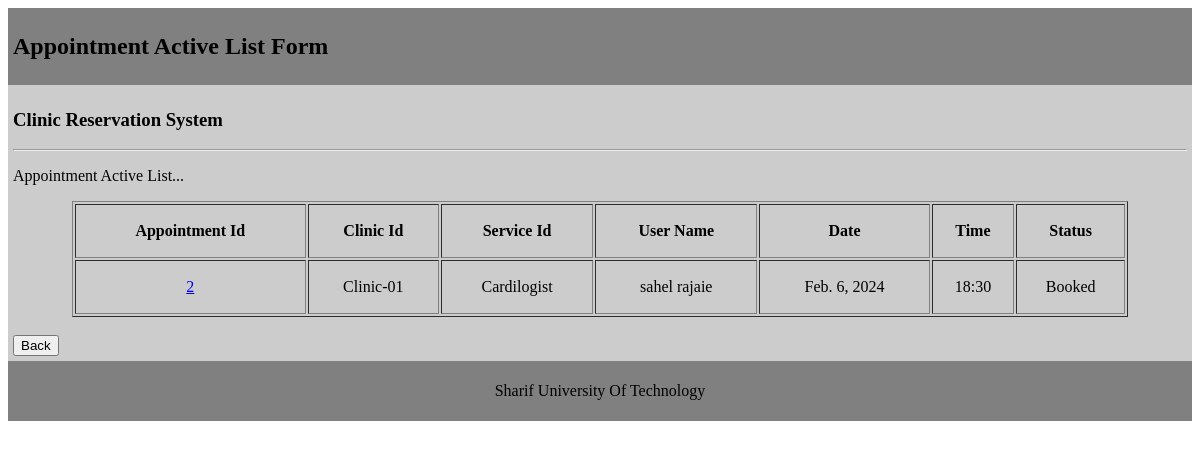
Screenshot of /clinicsystem/appointment_active_list/ with the database file from the repository.
### clinicsystem/models.py (models this page shows, shortened)
class Appointment(models.Model):
    AppointmentId = models.AutoField(primary_key=True, null=False, blank=False)
    ClinicId = models.ForeignKey(Clinic, on_delete=models.CASCADE)
    ServiceId = models.ForeignKey(Service, on_delete=models.CASCADE)
    UserName = models.ForeignKey(User, on_delete=models.CASCADE)
    Date = models.DateField(null=False, blank=False)
    Time = models.CharField(max_length=10, choices=[('16:00','16:00'), ('16:30','16:30'), ('17:00', '17:00'), ('17:30', '17:30'), ('18:00', '18:00'), ('18:30', '18:30'), ('19:00', '19:00')], default='16:00')
    Status = models.CharField(max_length=10, choices=[('Booked','Booked'), ('Cancelled','Cancelled'), ('Paid','Paid')], default='Booked')

class Clinic(models.Model):
    ClinicId = models.AutoField(primary_key=True, null=False, blank=False)
    Name = models.CharField(max_length=50, null=False, blank=False)
    Address = models.CharField(max_length=255, null=False, blank=False)
    Contact = models.CharField(max_length=50, null=False, blank=False)
    Availability = models.BooleanField(default=False, null=False, blank=False)
    def __str__(self):
        return self.Name

class Service(models.Model):
    ServiceId = models.AutoField(primary_key=True, null=False, blank=False)
    ClinicId = models.ForeignKey(Clinic, on_delete=models.CASCADE)
    Name = models.CharField(max_length=50, null=False, blank=False)
    Price = models.PositiveIntegerField(default=0, null=False, blank=False)
    def __str__(self):
        return self.Name

class User(models.Model):
    UserName = models.CharField(max_length=50, null=False, blank=False, primary_key=True)
    Name = models.CharField(max_length=50, null=False, blank=False)
    EMail = models.EmailField(max_length=255, null=False, blank=False)
    Password = models.CharField(max_length=50, null=False, blank=False)
    UserType = models.CharField(max_length=10, choices=[('Patient', 'Patient'), ('Staff', 'Staff')], default='Patient')
    IsLogin = models.BooleanField(default=False, null=False, blank=False)
    def __str__(self):
        return self.Name

### clinicsystem/views.py (the view)
# urls.py: path('clinicsystem/appointment_active_list/', views.appointmentActiveListView),
def appointmentActiveListView(request):
  appointmentList = models.Appointment.objects.all().filter(Status='Booked')
  return render(request, 'appointment_active_list.html', {'appointmentList':appointmentList})

### clinicsystem/templates/appointment_active_list.html (shortened to what this page needs)
<!DOCTYPE html>
<html>
<head>
</head>
<body>
    <div id="header">
        <h2>Appointment Active List Form</h2>
    </div>
    <div id="body">
        <h3>Clinic Reservation System</h3>
        <hr>
        <p>Appointment Active List...</p>
        <table align="center" width="90%" border="1px solid black">
            <tr>
                <th>
                    <p>Appointment Id
                </th>
                <th>
                    <p>Clinic Id
                </th>
                <th>
                    <p>Service Id
                </th>
                <th>
                    <p>User Name
                </th>
                <th>
                    <p>Date
                </th>
                <th>
                    <p>Time
                </th>
                <th>
                    <p>Status
                </th>
            </tr>
            {% for appointment in appointmentList %}
            <tr align="center">
                <td><a href="#">{{ appointment.AppointmentId }}</a></td>
                <td>
                    <p>{{ appointment.ClinicId }}</p>
                </td>
                <td>
                    <p>{{ appointment.ServiceId }}</p>
                </td>
                <td>
                    <p>{{ appointment.UserName }}</p>
                </td>
                <td>
                    <p>{{ appointment.Date }}</p>
                </td>
                <td>
                    <p>{{ appointment.Time }}</p>
                </td>
                <td>
                    <p>{{ appointment.Status }}</p>
                </td>
            </tr>
            {% endfor %}
        </table>
        <br>
        <button onclick="history.back();">Back</button>
    </div>
    <div id="footer">
        <p>Sharif University Of Technology</p>
    </div>
</body>
</html>

### clinicsystem/templates/appointment_active_list.html (style rules this page uses)
#header { background-color: gray; padding: 5px; }
#footer { background-color: grey; padding: 5px; text-align: center; }
#body { background-color: #cccccc; padding: 5px; }

### rows the page displays
Appointment: AppointmentId "2", ClinicId "Clinic-01", ServiceId "Cardilogist", UserName "sahel rajaie", Date "Feb. 6, 2024", Time "18:30", Status "Booked"
